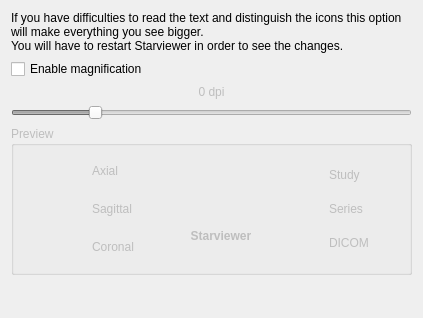
<?xml version="1.0" encoding="UTF-8"?>
<ui version="4.0">
 <class>udg::QDPIConfigurationScreenBase</class>
 <widget class="QWidget" name="udg::QDPIConfigurationScreenBase">
  <property name="geometry">
   <rect>
    <x>0</x>
    <y>0</y>
    <width>423</width>
    <height>318</height>
   </rect>
  </property>
  <property name="windowTitle">
   <string>Magnification</string>
  </property>
  <property name="windowIcon">
   <iconset resource="../main/main.qrc">
    <normaloff>:/images/icons/kmag.svg</normaloff>:/images/icons/kmag.svg</iconset>
  </property>
  <layout class="QGridLayout" name="gridLayout">
   <item row="0" column="0">
    <widget class="QLabel" name="helpLabel">
     <property name="sizePolicy">
      <sizepolicy hsizetype="Preferred" vsizetype="Maximum">
       <horstretch>0</horstretch>
       <verstretch>0</verstretch>
      </sizepolicy>
     </property>
     <property name="text">
      <string>If you have difficulties to read the text and distinguish the icons this option will make everything you see bigger.
You will have to restart Starviewer in order to see the changes.</string>
     </property>
     <property name="wordWrap">
      <bool>true</bool>
     </property>
    </widget>
   </item>
   <item row="1" column="0">
    <widget class="QCheckBox" name="enableCheckbox">
     <property name="text">
      <string>Enable magnification</string>
     </property>
    </widget>
   </item>
   <item row="5" column="0">
    <widget class="QSlider" name="factorSlider">
     <property name="enabled">
      <bool>false</bool>
     </property>
     <property name="minimum">
      <number>-4</number>
     </property>
     <property name="maximum">
      <number>16</number>
     </property>
     <property name="pageStep">
      <number>2</number>
     </property>
     <property name="orientation">
      <enum>Qt::Horizontal</enum>
     </property>
    </widget>
   </item>
   <item row="4" column="0">
    <widget class="QLabel" name="dpiLabel">
     <property name="enabled">
      <bool>false</bool>
     </property>
     <property name="text">
      <string>0 dpi</string>
     </property>
     <property name="alignment">
      <set>Qt::AlignCenter</set>
     </property>
    </widget>
   </item>
   <item row="6" column="0">
    <widget class="QGroupBox" name="previewGroupBox">
     <property name="enabled">
      <bool>false</bool>
     </property>
     <property name="title">
      <string>Preview</string>
     </property>
     <layout class="QGridLayout" name="gridLayout_5">
      <item row="0" column="4">
       <spacer name="horizontalSpacer_6">
        <property name="orientation">
         <enum>Qt::Horizontal</enum>
        </property>
        <property name="sizeHint" stdset="0">
         <size>
          <width>20</width>
          <height>20</height>
         </size>
        </property>
       </spacer>
      </item>
      <item row="0" column="0">
       <spacer name="horizontalSpacer_3">
        <property name="orientation">
         <enum>Qt::Horizontal</enum>
        </property>
        <property name="sizeHint" stdset="0">
         <size>
          <width>20</width>
          <height>20</height>
         </size>
        </property>
       </spacer>
      </item>
      <item row="0" column="5">
       <layout class="QGridLayout" name="gridLayout_4">
        <item row="0" column="1">
         <widget class="QLabel" name="studyLabel">
          <property name="text">
           <string>Study</string>
          </property>
         </widget>
        </item>
        <item row="0" column="0">
         <widget class="QWidget" name="studyIcon" native="true">
          <property name="minimumSize">
           <size>
            <width>16</width>
            <height>16</height>
           </size>
          </property>
          <property name="maximumSize">
           <size>
            <width>16</width>
            <height>16</height>
           </size>
          </property>
          <property name="styleSheet">
           <string notr="true">image: url(:/images/icons/dicom-study-closed.svg);</string>
          </property>
         </widget>
        </item>
        <item row="1" column="1">
         <widget class="QLabel" name="seriesLabel">
          <property name="text">
           <string>Series</string>
          </property>
         </widget>
        </item>
        <item row="2" column="1">
         <widget class="QLabel" name="dicomLabel">
          <property name="text">
           <string>DICOM</string>
          </property>
         </widget>
        </item>
        <item row="1" column="0">
         <widget class="QWidget" name="seriesIcon" native="true">
          <property name="minimumSize">
           <size>
            <width>16</width>
            <height>16</height>
           </size>
          </property>
          <property name="maximumSize">
           <size>
            <width>16</width>
            <height>16</height>
           </size>
          </property>
          <property name="styleSheet">
           <string notr="true">image: url(:/images/icons/dicom-series-closed.svg);</string>
          </property>
         </widget>
        </item>
        <item row="2" column="0">
         <widget class="QWidget" name="dicomIcon" native="true">
          <property name="minimumSize">
           <size>
            <width>16</width>
            <height>16</height>
           </size>
          </property>
          <property name="maximumSize">
           <size>
            <width>16</width>
            <height>16</height>
           </size>
          </property>
          <property name="styleSheet">
           <string notr="true">image: url(:/images/icons/dicom-document.svg);</string>
          </property>
         </widget>
        </item>
       </layout>
      </item>
      <item row="0" column="1">
       <layout class="QGridLayout" name="gridLayout_3">
        <item row="0" column="1">
         <widget class="QLabel" name="axialLabel">
          <property name="text">
           <string>Axial</string>
          </property>
         </widget>
        </item>
        <item row="0" column="0">
         <widget class="QWidget" name="axialIcon" native="true">
          <property name="minimumSize">
           <size>
            <width>32</width>
            <height>32</height>
           </size>
          </property>
          <property name="maximumSize">
           <size>
            <width>32</width>
            <height>32</height>
           </size>
          </property>
          <property name="styleSheet">
           <string notr="true">image: url(:/images/icons/axial.svg);</string>
          </property>
         </widget>
        </item>
        <item row="1" column="1">
         <widget class="QLabel" name="sagittalLabel">
          <property name="text">
           <string>Sagittal</string>
          </property>
         </widget>
        </item>
        <item row="2" column="1">
         <widget class="QLabel" name="coronalLabel">
          <property name="text">
           <string>Coronal</string>
          </property>
         </widget>
        </item>
        <item row="1" column="0">
         <widget class="QWidget" name="sagittalIcon" native="true">
          <property name="minimumSize">
           <size>
            <width>32</width>
            <height>32</height>
           </size>
          </property>
          <property name="maximumSize">
           <size>
            <width>32</width>
            <height>32</height>
           </size>
          </property>
          <property name="styleSheet">
           <string notr="true">image: url(:/images/icons/sagittal.svg);</string>
          </property>
         </widget>
        </item>
        <item row="2" column="0">
         <widget class="QWidget" name="coronalIcon" native="true">
          <property name="minimumSize">
           <size>
            <width>32</width>
            <height>32</height>
           </size>
          </property>
          <property name="maximumSize">
           <size>
            <width>32</width>
            <height>32</height>
           </size>
          </property>
          <property name="styleSheet">
           <string notr="true">image: url(:/images/icons/coronal.svg);</string>
          </property>
         </widget>
        </item>
       </layout>
      </item>
      <item row="0" column="3">
       <layout class="QGridLayout" name="gridLayout_2">
        <item row="1" column="1">
         <widget class="QWidget" name="logoIcon" native="true">
          <property name="minimumSize">
           <size>
            <width>48</width>
            <height>48</height>
           </size>
          </property>
          <property name="maximumSize">
           <size>
            <width>48</width>
            <height>48</height>
           </size>
          </property>
          <property name="styleSheet">
           <string notr="true">image: url(:/images/logo/logo.ico);</string>
          </property>
         </widget>
        </item>
        <item row="1" column="2">
         <spacer name="horizontalSpacer_2">
          <property name="orientation">
           <enum>Qt::Horizontal</enum>
          </property>
          <property name="sizeHint" stdset="0">
           <size>
            <width>20</width>
            <height>20</height>
           </size>
          </property>
         </spacer>
        </item>
        <item row="1" column="0">
         <spacer name="horizontalSpacer">
          <property name="orientation">
           <enum>Qt::Horizontal</enum>
          </property>
          <property name="sizeHint" stdset="0">
           <size>
            <width>20</width>
            <height>20</height>
           </size>
          </property>
         </spacer>
        </item>
        <item row="2" column="0" colspan="3">
         <widget class="QLabel" name="logoLabel">
          <property name="text">
           <string>&lt;b&gt;Starviewer&lt;/b&gt;</string>
          </property>
          <property name="alignment">
           <set>Qt::AlignCenter</set>
          </property>
         </widget>
        </item>
        <item row="3" column="0" colspan="3">
         <spacer name="verticalSpacer_3">
          <property name="orientation">
           <enum>Qt::Vertical</enum>
          </property>
          <property name="sizeType">
           <enum>QSizePolicy::Maximum</enum>
          </property>
          <property name="sizeHint" stdset="0">
           <size>
            <width>20</width>
            <height>20</height>
           </size>
          </property>
         </spacer>
        </item>
        <item row="0" column="0" colspan="3">
         <spacer name="verticalSpacer_4">
          <property name="orientation">
           <enum>Qt::Vertical</enum>
          </property>
          <property name="sizeType">
           <enum>QSizePolicy::Maximum</enum>
          </property>
          <property name="sizeHint" stdset="0">
           <size>
            <width>20</width>
            <height>20</height>
           </size>
          </property>
         </spacer>
        </item>
       </layout>
      </item>
      <item row="0" column="6">
       <spacer name="horizontalSpacer_4">
        <property name="orientation">
         <enum>Qt::Horizontal</enum>
        </property>
        <property name="sizeHint" stdset="0">
         <size>
          <width>20</width>
          <height>20</height>
         </size>
        </property>
       </spacer>
      </item>
      <item row="0" column="2">
       <spacer name="horizontalSpacer_5">
        <property name="orientation">
         <enum>Qt::Horizontal</enum>
        </property>
        <property name="sizeHint" stdset="0">
         <size>
          <width>20</width>
          <height>20</height>
         </size>
        </property>
       </spacer>
      </item>
     </layout>
    </widget>
   </item>
   <item row="7" column="0">
    <spacer name="verticalSpacer_5">
     <property name="orientation">
      <enum>Qt::Vertical</enum>
     </property>
     <property name="sizeHint" stdset="0">
      <size>
       <width>20</width>
       <height>40</height>
      </size>
     </property>
    </spacer>
   </item>
  </layout>
 </widget>
 <resources>
  <include location="../main/main.qrc"/>
  <include location="../main/main.qrc"/>
 </resources>
 <connections/>
</ui>
